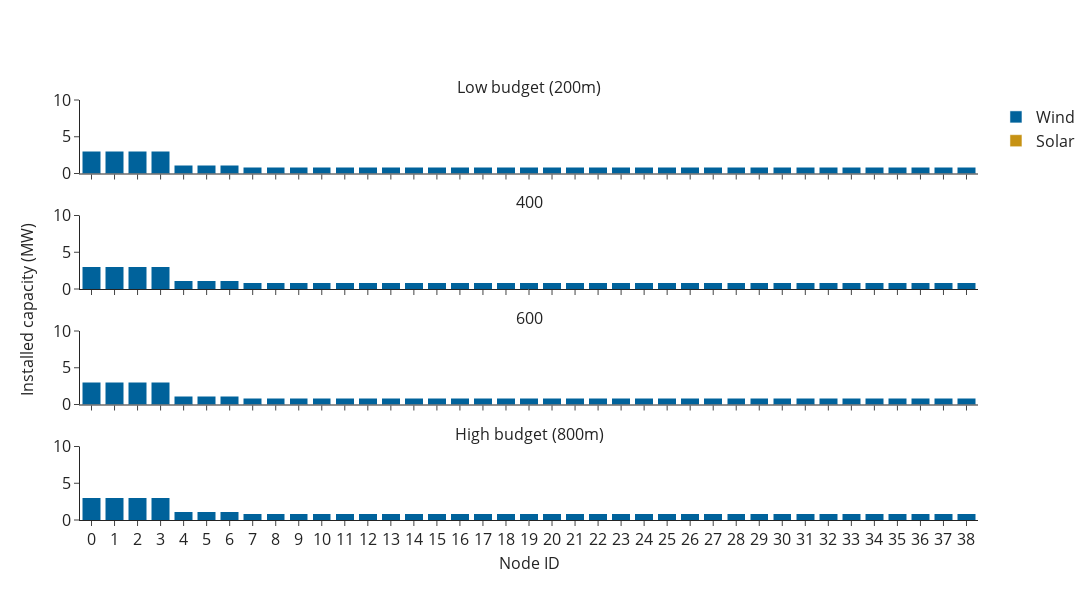

Write notebook code for a chart like this one.
### Code cell
# Plot a subset of the results
budget_list = [200, 400, 600, 800]
fig = make_subplots(rows=4, cols=1, shared_xaxes=True, 
                    y_title='Installed capacity (MW)',
                    x_title='Node ID',
                    subplot_titles=("Low budget (200m)", "400", "600", "High budget (800m)"),
                    vertical_spacing=0.1
                   )

for i in [i for i in range(len(budget_list))]:
    d = df[df["b"] == budget_list[i]].reset_index(drop=True)
    legend_show = True if i == 0 else False
    fig.add_trace(go.Bar(x=d["node_id"], y=d["new_solar_cap"], 
                         name="Solar", showlegend=legend_show,
                         marker_color="#C69214"), row=i+1, col=1)
    fig.add_trace(go.Bar(x=d["node_id"], y=d["new_wind_cap"], 
                         name="Wind", showlegend=legend_show,
                         marker_color="#00629B"), row=i+1, col=1)
    fig.update_yaxes(range=[0, 10], row=i+1, col=1)

fig.update_layout(
    font=dict(size=16),
    template="simple_white", barmode="stack",
    width = 1200, height = 600,
#     title="DER capacity as budget increases",
)

fig.show()
# fig.write_image("graphs/f_r3_simplified.png", scale=8)

### Figure 1 — Plotly figure (JSON) as saved in the notebook; plotly's stock layout.template omitted (floating-point values rounded to 4 significant figures)
{"data": [{"marker": {"color": "#C69214"}, "name": "Solar", "showlegend": true, "type": "bar", "x": ["0", "1", "2", "3", "4", "5", "6", "7", "8", "9", "10", "11", "12", "13", "14", "15", "16", "17", "18", "19", "20", "21", "22", "23", "24", "25", "26", "27", "28", "29", "30", "31", "32", "33", "34", "35", "36", "37", "38"], "xaxis": "x", "y": [0, 0, 0, 0, 0, 0, 0, 0, 0, 0, 0, 0, 0, 0, 0, 0, 0, 0, 0, 0, 0, 0, 0, 0, 0, 0, 0, 0, 0, 0, 0, 0, 0, 0, 0, 0, 0, 0, 0], "yaxis": "y"}, {"marker": {"color": "#00629B"}, "name": "Wind", "showlegend": true, "type": "bar", "x": ["0", "1", "2", "3", "4", "5", "6", "7", "8", "9", "10", "11", "12", "13", "14", "15", "16", "17", "18", "19", "20", "21", "22", "23", "24", "25", "26", "27", "28", "29", "30", "31", "32", "33", "34", "35", "36", "37", "38"], "xaxis": "x", "y": [3, 3, 3, 3, 1.14, 1.14, 1.14, 0.86, 0.86, 0.86, 0.86, 0.86, 0.86, 0.86, 0.86, 0.86, 0.86, 0.86, 0.86, 0.86, 0.86, 0.86, 0.86, 0.86, 0.86, 0.86, 0.86, 0.86, 0.86, 0.86, 0.86, 0.86, 0.86, 0.86, 0.86, 0.86, 0.86, 0.86, 0.86], "yaxis": "y"}, {"marker": {"color": "#C69214"}, "name": "Solar", "showlegend": false, "type": "bar", "x": ["0", "1", "2", "3", "4", "5", "6", "7", "8", "9", "10", "11", "12", "13", "14", "15", "16", "17", "18", "19", "20", "21", "22", "23", "24", "25", "26", "27", "28", "29", "30", "31", "32", "33", "34", "35", "36", "37", "38"], "xaxis": "x2", "y": [0, 0, 0, 0, 0, 0, 0, 0, 0, 0, 0, 0, 0, 0, 0, 0, 0, 0, 0, 0, 0, 0, 0, 0, 0, 0, 0, 0, 0, 0, 0, 0, 0, 0, 0, 0, 0, 0, 0], "yaxis": "y2"}, {"marker": {"color": "#00629B"}, "name": "Wind", "showlegend": false, "type": "bar", "x": ["0", "1", "2", "3", "4", "5", "6", "7", "8", "9", "10", "11", "12", "13", "14", "15", "16", "17", "18", "19", "20", "21", "22", "23", "24", "25", "26", "27", "28", "29", "30", "31", "32", "33", "34", "35", "36", "37", "38"], "xaxis": "x2", "y": [3, 3, 3, 3, 1.14, 1.14, 1.14, 0.86, 0.86, 0.86, 0.86, 0.86, 0.86, 0.86, 0.86, 0.86, 0.86, 0.86, 0.86, 0.86, 0.86, 0.86, 0.86, 0.86, 0.86, 0.86, 0.86, 0.86, 0.86, 0.86, 0.86, 0.86, 0.86, 0.86, 0.86, 0.86, 0.86, 0.86, 0.86], "yaxis": "y2"}, {"marker": {"color": "#C69214"}, "name": "Solar", "showlegend": false, "type": "bar", "x": ["0", "1", "2", "3", "4", "5", "6", "7", "8", "9", "10", "11", "12", "13", "14", "15", "16", "17", "18", "19", "20", "21", "22", "23", "24", "25", "26", "27", "28", "29", "30", "31", "32", "33", "34", "35", "36", "37", "38"], "xaxis": "x3", "y": [0, 0, 0, 0, 0, 0, 0, 0, 0, 0, 0, 0, 0, 0, 0, 0, 0, 0, 0, 0, 0, 0, 0, 0, 0, 0, 0, 0, 0, 0, 0, 0, 0, 0, 0, 0, 0, 0, 0], "yaxis": "y3"}, {"marker": {"color": "#00629B"}, "name": "Wind", "showlegend": false, "type": "bar", "x": ["0", "1", "2", "3", "4", "5", "6", "7", "8", "9", "10", "11", "12", "13", "14", "15", "16", "17", "18", "19", "20", "21", "22", "23", "24", "25", "26", "27", "28", "29", "30", "31", "32", "33", "34", "35", "36", "37", "38"], "xaxis": "x3", "y": [3, 3, 3, 3, 1.14, 1.14, 1.14, 0.86, 0.86, 0.86, 0.86, 0.86, 0.86, 0.86, 0.86, 0.86, 0.86, 0.86, 0.86, 0.86, 0.86, 0.86, 0.86, 0.86, 0.86, 0.86, 0.86, 0.86, 0.86, 0.86, 0.86, 0.86, 0.86, 0.86, 0.86, 0.86, 0.86, 0.86, 0.86], "yaxis": "y3"}, {"marker": {"color": "#C69214"}, "name": "Solar", "showlegend": false, "type": "bar", "x": ["0", "1", "2", "3", "4", "5", "6", "7", "8", "9", "10", "11", "12", "13", "14", "15", "16", "17", "18", "19", "20", "21", "22", "23", "24", "25", "26", "27", "28", "29", "30", "31", "32", "33", "34", "35", "36", "37", "38"], "xaxis": "x4", "y": [0, 0, 0, 0, 0, 0, 0, 0, 0, 0, 0, 0, 0, 0, 0, 0, 0, 0, 0, 0, 0, 0, 0, 0, 0, 0, 0, 0, 0, 0, 0, 0, 0, 0, 0, 0, 0, 0, 0], "yaxis": "y4"}, {"marker": {"color": "#00629B"}, "name": "Wind", "showlegend": false, "type": "bar", "x": ["0", "1", "2", "3", "4", "5", "6", "7", "8", "9", "10", "11", "12", "13", "14", "15", "16", "17", "18", "19", "20", "21", "22", "23", "24", "25", "26", "27", "28", "29", "30", "31", "32", "33", "34", "35", "36", "37", "38"], "xaxis": "x4", "y": [3, 3, 3, 3, 1.14, 1.14, 1.14, 0.86, 0.86, 0.86, 0.86, 0.86, 0.86, 0.86, 0.86, 0.86, 0.86, 0.86, 0.86, 0.86, 0.86, 0.86, 0.86, 0.86, 0.86, 0.86, 0.86, 0.86, 0.86, 0.86, 0.86, 0.86, 0.86, 0.86, 0.86, 0.86, 0.86, 0.86, 0.86], "yaxis": "y4"}], "layout": {"annotations": [{"font": {"size": 16}, "showarrow": false, "text": "Low budget (200m)", "x": 0.5, "xanchor": "center", "xref": "paper", "y": 1, "yanchor": "bottom", "yref": "paper"}, {"font": {"size": 16}, "showarrow": false, "text": "400", "x": 0.5, "xanchor": "center", "xref": "paper", "y": 0.725, "yanchor": "bottom", "yref": "paper"}, {"font": {"size": 16}, "showarrow": false, "text": "600", "x": 0.5, "xanchor": "center", "xref": "paper", "y": 0.45, "yanchor": "bottom", "yref": "paper"}, {"font": {"size": 16}, "showarrow": false, "text": "High budget (800m)", "x": 0.5, "xanchor": "center", "xref": "paper", "y": 0.175, "yanchor": "bottom", "yref": "paper"}, {"font": {"size": 16}, "showarrow": false, "text": "Node ID", "x": 0.5, "xanchor": "center", "xref": "paper", "y": 0, "yanchor": "top", "yref": "paper", "yshift": -30}, {"font": {"size": 16}, "showarrow": false, "text": "Installed capacity (MW)", "textangle": -90, "x": 0, "xanchor": "right", "xref": "paper", "xshift": -40, "y": 0.5, "yanchor": "middle", "yref": "paper"}], "barmode": "stack", "font": {"size": 16}, "height": 600, "width": 1200, "xaxis": {"anchor": "y", "domain": [0, 1], "matches": "x4", "showticklabels": false}, "xaxis2": {"anchor": "y2", "domain": [0, 1], "matches": "x4", "showticklabels": false}, "xaxis3": {"anchor": "y3", "domain": [0, 1], "matches": "x4", "showticklabels": false}, "xaxis4": {"anchor": "y4", "domain": [0, 1]}, "yaxis": {"anchor": "x", "domain": [0.825, 1], "range": [0, 10]}, "yaxis2": {"anchor": "x2", "domain": [0.55, 0.725], "range": [0, 10]}, "yaxis3": {"anchor": "x3", "domain": [0.275, 0.45], "range": [0, 10]}, "yaxis4": {"anchor": "x4", "domain": [0, 0.175], "range": [0, 10]}}}
